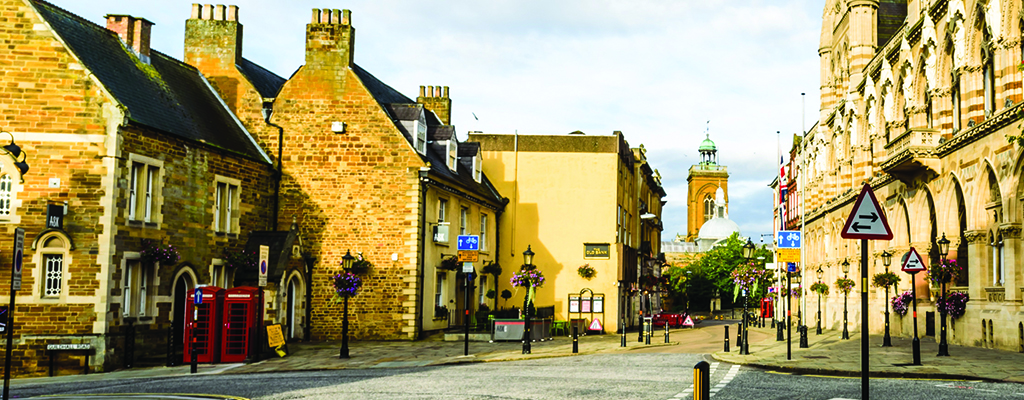
#> input picture practical_homework/pic1.jpg, 1024 x 400 px, found by its file name
$ python Problem3.py
#> lines starting #> are read from the running program, lines starting #| are printed output that depends on the picture
#> further down, pic is the input picture: shape (400, 1024, 3); mean B, G, R 103, 152.1, 162.8
import cv2 as cv

def rescaleFrame(frame, scale =0.1):
#> called with scale = 0.5
    width = int(frame.shape[1]*scale)
#> width = 512
    height = int(frame.shape[0]*scale)
#> height = 200
    dimensions = (width,height)
#> dimensions = (512, 200)

    return cv.resize(frame,dimensions,interpolation = cv.INTER_AREA)
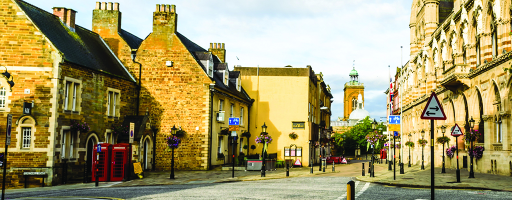
#> returned value: shape (200, 512, 3); mean of channels 0, 1, 2 103.1, 152.2, 162.9; drawn as B, G, R

pic = cv.imread("pic1.jpg")
pic_rescaled= rescaleFrame(pic, 0.5)

cv.imshow("Pic1",pic)
cv.imshow("Pic1_rescales",pic_rescaled)

cv.waitKey(0)

$ run again, with practical_homework/pic3.jpg copied over practical_homework/pic1.jpg
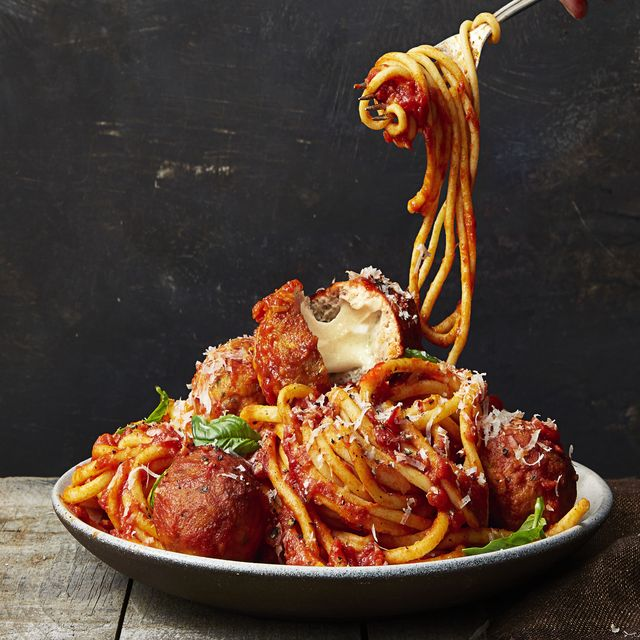
#> input picture practical_homework/pic3.jpg, 640 x 640 px, found by its file name
#> pic is the input picture: shape (640, 640, 3); mean B, G, R 49.3, 62.4, 83.9
#> in rescaleFrame, `return cv.resize(frame,dimensions,interpolation = cv.INTER_AREA)`:
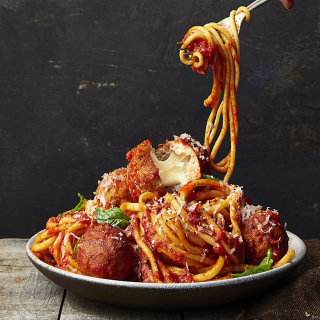
#> returned value: shape (320, 320, 3); mean of channels 0, 1, 2 49.4, 62.6, 84; drawn as B, G, R
